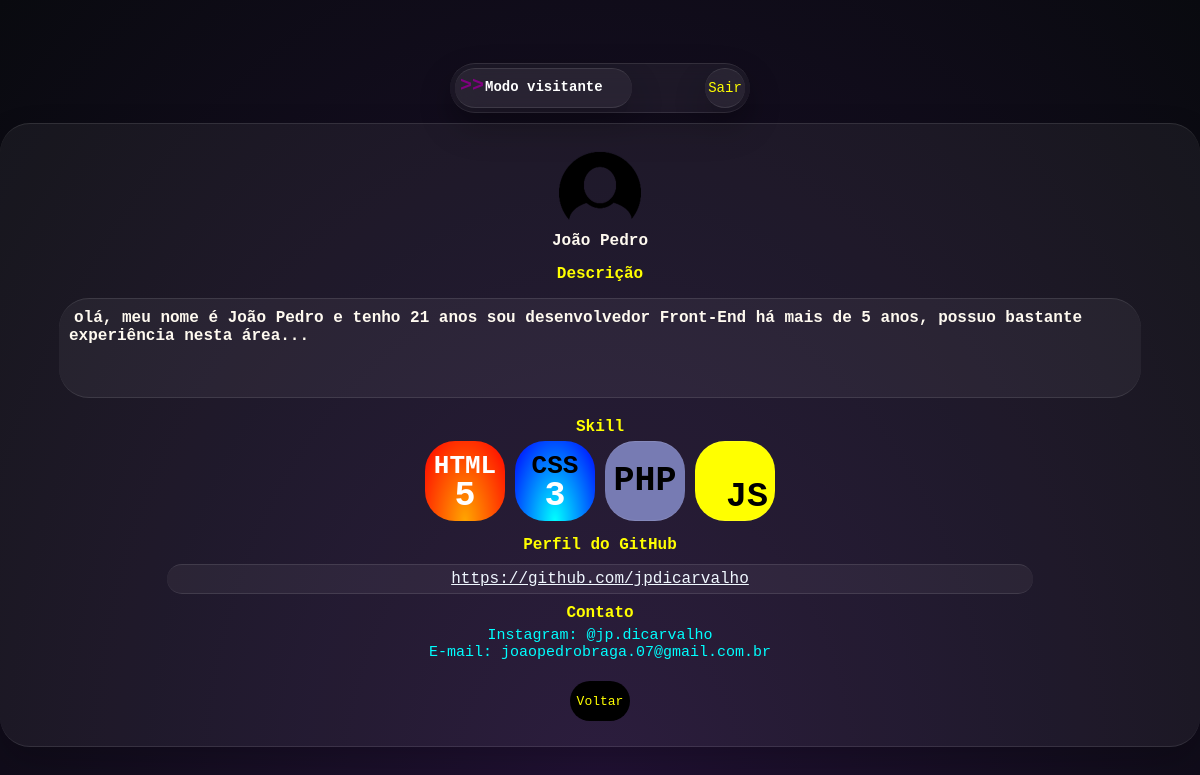
/visualizar.php?id=12 (signed in), run on the app's committed database.
### tables this page shows
CREATE TABLE `users` (
  `id` int(11) NOT NULL,
  `nome` varchar(60) NOT NULL,
  `email` varchar(60) NOT NULL,
  `usuario` varchar(20) NOT NULL,
  `senha` varchar(8) NOT NULL,
  `desenvolvedor` varchar(11) NOT NULL,
  `descricao` varchar(250) DEFAULT NULL,
  `instagram` varchar(30) DEFAULT NULL,
  `html` int(1) DEFAULT NULL,
  `css` int(1) DEFAULT NULL,
  `php` int(1) DEFAULT NULL,
  `javascript` int(1) DEFAULT NULL,
  `perfilgithub` varchar(100) NOT NULL,
  `FotoUsuario` varchar(220) NOT NULL
);

### visualizar.php (the view, shortened to what this page needs)
<?php
include_once "conexao.php";
$id = filter_input(INPUT_GET, "id", FILTER_SANITIZE_NUMBER_INT);
?>
<!DOCTYPE html>
<html lang='pt-br'>
<head>
    <link rel='stylesheet' type='text/css' href='css/visualizar.css'>
</head>
<body>
    <?php
    $query_usuario = "SELECT id, nome, email, usuario, desenvolvedor, descricao, instagram, html, css, php, javascript, perfilgithub, FotoUsuario FROM users WHERE id=$id LIMIT 1";
    $result_usuario = $conn->prepare($query_usuario);
    $result_usuario->execute();
    if(($result_usuario) AND ($result_usuario->rowCount() !=0)){
        $row_usuario = $result_usuario->fetch(PDO::FETCH_ASSOC);
        extract($row_usuario);
        ?>
        <header>
            <div class='box'>
                <p id='key'>>></p><div class='usuario'>Modo visitante</div>
            </div>
            <div id='sair'><a href='sair.php'>Sair</a></div>
        </header>
        <section class='wrapper'>
        <?php
                if((!empty($FotoUsuario)) AND (file_exists("img/$id/$FotoUsuario"))){
                    echo "<img class='imgUsuario' src='img/$id/$FotoUsuario'>";
                }else{
                    echo "<img src='img/img1.png'>";
                }
        ?>
            <span id='nome'><?php echo $nome; ?></span>
            <div class='container'>
                <h2>Descrição</h2>
                    <div id=descricao>
                        <span id='nome'><?php echo $descricao?></span>
                            </div>
                            <h2>Skill</h2>
                            <div class='Skillfilde'>
                                <?php
                                    if($html == 1){
                                        echo"<div id='html'>";
                                        echo "<p style='position: absolute; top: 10px; color: #fff; font-size: 26px; font-weight: bold;'>HTML</P>";
                                        echo "<p style='position: absolute; top: 35px; color: #fff; font-size: 35px; font-weight: bold;'>5</P>";
                                        echo"</div>";
                                    }else{}
                                ?>
                                <?php
                                    if($css == 1){
                                        echo"<div id='css'>";
                                        echo "<p style='position: absolute; top: 10px; color: #000; font-size: 26px; font-weight: bold;'>CSS</P>";
                                        echo "<p style='position: absolute; top: 35px; color: #fff; font-size: 35px; font-weight: bold;'>3</P>";
                                        echo"</div>";
                                    }else{}
                                ?>
                                <?php
                                    if($php == 1){
                                        echo"<div class='SkillBox' style='background: rgb(119,123,179);'>";
                                        echo "<p style='color: #000; font-size: 35px; font-weight: bold;'>PHP</P>";
                                        echo"</div>";
                                    }else{}
                                ?>
                                <?php
                                    if($javascript == 1){
                                        echo"<div class='SkillBox' style='background: yellow;'>";
                                        echo "<p style='position: absolute; top: 35px; right: 7px; color: #000; font-size: 35px; font-weight: bold; '>JS</P>";
                                        echo"</div>";
                                    }else{}
                                ?>
                            </div>
                            <h2>Perfil do GitHub</h2>
                            <div class='Skillfilde'>
                                <div class='GitHubBox'>
                                    <span id='nome'><a href="" style="color: aliceblue; text-decoration: underline;"><?php echo $perfilgithub?></a></span>
                                </div>
                            </div>
                            <h2>Contato</h2>
                            <div class='contato'>
                                    <p>Instagram: <?php echo $instagram;?></p>
                                    <p>E-mail: <?php echo $email;?></p>
                            </div>
                            <div class='Skillfilde'>
                                <div id='voltar'><a href="homeDev.php">Voltar</a></div>
                            </div>
                    </section>
    <?php
    }else{
        echo"<script> alert('Usuário não encontrado!');
                window.location.href='index.html';
            </script>";
        exit();
    }
    ?>
</body>
</html>

### css/visualizar.css (style rules this page uses)
* { margin: 0; padding: 0; font-size: 100%; font-weight: 300; font-family: monospace; box-sizing: border-box; }
body { display: flex; justify-content: center; align-items: center; flex-direction: column; min-height: 100vh; background: radial-gradient(ellipse at bottom, #211134 0%,#090a0f 100%); }
header { position: relative; display: flex; justify-content: center; align-items: center; flex-direction: row; width: 300px; height: 50px; margin-top: 10px; background: rgba(255, 255, 255, 0.05); box-shadow: 0 15px 35px rgba(0, 0, 0, 0.2); border-top: 1px solid rgba(255,255,255,0.1); border-bottom: 1px solid rgba(255,255,255,0.1); border-radius: 30px; color: black; font-size: 12px; backdrop-filter: blur(15px); }
#key { position: absolute; margin-top: 5px; margin-left: 5px; color: purple; font-weight: bold; font-size: 20px; transition: 0.5s; }
.box { position: absolute; left: 5px; width: 59%; height: 40px; color: white; background: rgba(255, 255, 255, 0.05); box-shadow: 0 15px 35px rgba(0, 0, 0, 0.2); border-top: 1px solid rgba(255,255,255,0.1); border-bottom: 1px solid rgba(255,255,255,0.1); border-radius: 30px; }
.usuario { position: absolute; display: flex; margin-top: 10px; left: 30px; width: 100%; height: 20px; font-size: 14px; font-weight: bold; }
#sair { position: absolute; display: flex; justify-content: center; align-items: center; right: 5px; top: -3px; background: rgba(255, 255, 255, 0.05); box-shadow: 0 15px 35px rgba(0, 0, 0, 0.2); border-top: 1px solid rgba(255,255,255,0.1); border-bottom: 1px solid rgba(255,255,255,0.1); border-radius: 30px; width: 40px; height: 40px; margin-top: 7px; font-size: 14px; font-weight: bold; }
a { text-decoration: none; color: yellow; }
.wrapper { position: relative; display: flex; justify-content: center; align-items: center; flex-direction: column; min-width: 300px; margin-top: 10px; background: rgba(255, 255, 255, 0.05); box-shadow: 0 15px 35px rgba(0, 0, 0, 0.2); border-top: 1px solid rgba(255,255,255,0.1); border-bottom: 1px solid rgba(255,255,255,0.1); border-radius: 30px; padding: 20px; }
#nome { margin: 5px; color: floralwhite; font-size: 16px; font-weight: bold; }
.container { position: relative; display: flex; justify-content: center; flex-direction: column; padding-left: 10px; padding-right: 10px; width: 95%; height: 80%; }
h2 { position: relative; text-align: center; margin-top: 10px; color: yellow; font-weight: bold; font-size: 16px; }
#descricao { position: relative; width: 100%; height: 100px; padding: 10px; margin-top: 15px; margin-bottom: 10px; background: rgba(255, 255, 255, 0.05); border-top: 1px solid rgba(255,255,255,0.1); border-bottom: 1px solid rgba(255,255,255,0.1); border-radius: 30px; font-size: 14px; }
.Skillfilde { position: relative; display: flex; justify-content: center; align-items: center; width: 100%; }
.SkillBox { position: relative; display: flex; justify-content: center; align-items: center; color: floralwhite; width: 80px; height: 80px; margin: 5px; background: rgba(255, 255, 255, 0.05); border-top: 1px solid rgba(255,255,255,0.1); border-bottom: 1px solid rgba(255,255,255,0.1); border-radius: 30px; }
#html { position: relative; display: flex; justify-content: center; align-items: center; flex-direction: column; width: 80px; height: 80px; margin: 5px; background: radial-gradient(ellipse at bottom, orange 0%,red 100%); border-radius: 30px; }
#css { position: relative; display: flex; justify-content: center; align-items: center; flex-direction: column; width: 80px; height: 80px; margin: 5px; background: radial-gradient(ellipse at bottom, aqua 0%,blue 100%); border-radius: 30px; }
.GitHubBox { display: flex; justify-content: center; align-items: center; background: rgba(255, 255, 255, 0.05); border-top: 1px solid rgba(255,255,255,0.1); border-bottom: 1px solid rgba(255,255,255,0.1); border-radius: 30px; margin-top: 10px; width: 80%; font-size: 15px; font-weight: bold; }
.contato { display: flex; color: aqua; flex-direction: column; justify-content: center; align-items: center; margin-top: 5px; font-size: 15px; cursor: pointer; }
#voltar { position: relative; display: flex; justify-content: center; align-items: center; color: yellow; width: 60px; height: 40px; margin: 5px; background: black; border-radius: 30px; margin-top: 20px; }

### data on the page
users: nome "João Pedro", descricao "olá, meu nome é João Pedro e tenho 21 anos sou desenvolvedor Front-End há mais de 5 anos, possuo bastante experiência nesta área...", perfilgithub "https://github.com/jpdicarvalho", instagram "@jp.dicarvalho", email "joaopedrobraga.07@gmail.com.br"
